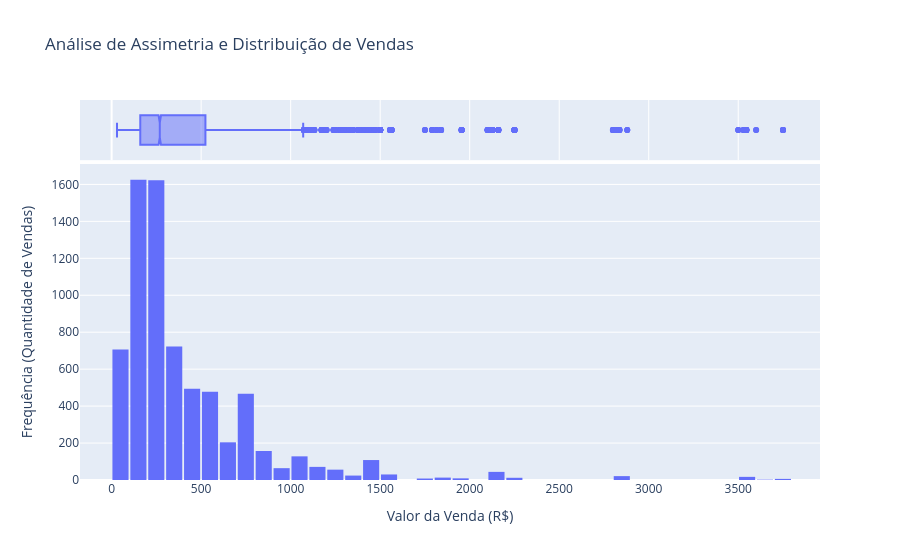

Notebook cell for this chart:
### Code cell
#----------------------------------------------#
# ETAPA 7 - ELABORAÇÃO DE GRÁFICOS & DIAGRAMAS
#----------------------------------------------#

import plotly.express as px

# Criar um Histograma com Boxplot na margem
fig = px.histogram(
    ds_1, 
    x="Valor Final", 
    nbins=50, # Quantidade de barras (ajustar se necessário)
    title="Análise de Assimetria e Distribuição de Vendas",
    marginal="box", # Adiciona o Boxplot logo acima do histograma!
    color_discrete_sequence=['#636EFA'] # Cor azul profissional
)

# Estilização do gráfico
fig.update_layout(
    xaxis_title="Valor da Venda (R$)",
    yaxis_title="Frequência (Quantidade de Vendas)",
    bargap=0.1 # Espaço entre as barras
)

fig.show()

### Figure 1 — Plotly figure (JSON) as saved in the notebook; plotly's stock layout.template omitted (floating-point values rounded to 4 significant figures; data arrays with more than 128 entries replaced by an {"elided": "..."} marker saying what was removed)
{"data": [{"bingroup": "x", "hovertemplate": "Valor Final=%{x}<br>count=%{y}<extra></extra>", "legendgroup": "", "marker": {"color": "#636EFA", "pattern": {"shape": ""}}, "name": "", "nbinsx": 50, "orientation": "v", "showlegend": false, "type": "histogram", "x": {"elided": "7089 int values"}, "xaxis": "x", "yaxis": "y"}, {"hovertemplate": "Valor Final=%{x}<extra></extra>", "legendgroup": "", "marker": {"color": "#636EFA"}, "name": "", "notched": true, "showlegend": false, "type": "box", "x": {"elided": "7089 int values"}, "xaxis": "x2", "yaxis": "y2"}], "layout": {"bargap": 0.1, "barmode": "relative", "legend": {"tracegroupgap": 0}, "title": {"text": "Análise de Assimetria e Distribuição de Vendas"}, "xaxis": {"anchor": "y", "domain": [0, 1], "title": {"text": "Valor da Venda (R$)"}}, "xaxis2": {"anchor": "y2", "domain": [0, 1], "matches": "x", "showgrid": true, "showticklabels": false}, "yaxis": {"anchor": "x", "domain": [0, 0.8316], "title": {"text": "Frequência (Quantidade de Vendas)"}}, "yaxis2": {"anchor": "x2", "domain": [0.8416, 1], "matches": "y2", "showgrid": false, "showline": false, "showticklabels": false, "ticks": ""}}}
